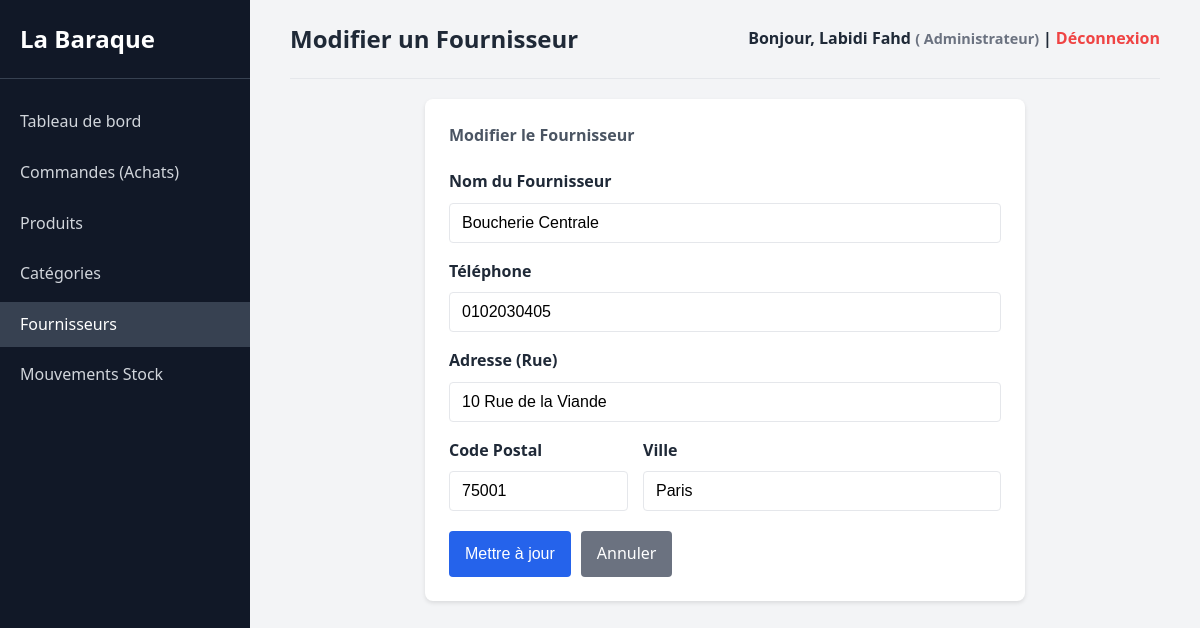
Page /index.php?controleur=fournisseur&action=edit&id=1 (signed in) on the committed database.
### tables this page shows
CREATE TABLE IF NOT EXISTS `fournisseurs` (
  `id_fourni` int(11) NOT NULL AUTO_INCREMENT,
  `nom_fourni` varchar(100) NOT NULL,
  `tel_fourni` varchar(20) DEFAULT NULL,
  `rue_fourni` varchar(150) DEFAULT NULL,
  `cp_fourni` varchar(10) DEFAULT NULL,
  `ville_fourni` varchar(100) DEFAULT NULL,
  PRIMARY KEY (`id_fourni`)
);

### controleurs/FournisseurController.php (called while the page is built, shortened)
<?php
require_once BASE_PATH . '/modeles/Fournisseur.php';
class FournisseurController
{
    private $fournisseurModel;
    public function __construct()
    {
        $this->fournisseurModel = new Fournisseur();
    }
    public function edit()
    {
        $id = $_GET['id'] ?? null;
        $fournisseur = $this->fournisseurModel->getById($id, 'id_fourni');
        require_once BASE_PATH . '/vues/fournisseurs/edit.php';
        require_once BASE_PATH . '/vues/layout.php';
    }
}
?>

### config/database.php (called while the page is built, shortened)
<?php
class Database
{
    private static $instance = null;
    private $conn;
    private function __construct()
    {
        try {
            $this->conn = new PDO("mysql:host=" . DB_HOST . ";dbname=" . DB_NAME . ";charset=utf8mb4", DB_USER, DB_PASS);
            $this->conn->setAttribute(PDO::ATTR_ERRMODE, PDO::ERRMODE_EXCEPTION);
            $this->conn->setAttribute(PDO::ATTR_DEFAULT_FETCH_MODE, PDO::FETCH_ASSOC);
            $this->conn->exec("SET NAMES utf8mb4");
        } catch (PDOException $e) {
            die("Erreur de connexion : " . $e->getMessage());
        }
    }
    public static function getInstance()
    {
        if (!self::$instance) {
            self::$instance = new Database();
        }
        return self::$instance;
    }
    public function getConnection()
    {
        return $this->conn;
    }
}
?>

### modeles/Model.php (called while the page is built, shortened)
<?php
require_once __DIR__ . '/../config/database.php';
abstract class Model
{
    protected $table;
    protected $db;
    public function __construct()
    {
        $this->db = Database::getInstance()->getConnection();
    }
    public function getById($id, $pk)
    {
        $stmt = $this->db->prepare("SELECT * FROM {$this->table} WHERE {$pk} = :id");
        $stmt->bindParam(':id', $id);
        $stmt->execute();
        return $stmt->fetch();
    }
}
?>

### modeles/Fournisseur.php (called while the page is built, shortened)
<?php
require_once __DIR__ . '/Model.php';
class Fournisseur extends Model
{
    public function __construct()
    {
        $this->table = 'fournisseurs';
    }
}
?>

### vues/fournisseurs/edit.php (the view)
<div class="card" style="max-width: 600px; margin: 0 auto;">
    <h3>Modifier le Fournisseur</h3>
    <form
        action="<?= BASE_URL ?>/index.php?controleur=fournisseur&action=update&id=<?= htmlspecialchars($fournisseur['id_fourni']) ?>"
        method="POST" style="margin-top: 20px;">
        <div class="form-group">
            <label for="nom_fourni">Nom du Fournisseur</label>
            <input type="text" id="nom_fourni" name="nom_fourni" class="form-control"
                value="<?= htmlspecialchars($fournisseur['nom_fourni']) ?>" required>
        </div>
        <div class="form-group">
            <label for="tel_fourni">Téléphone</label>
            <input type="text" id="tel_fourni" name="tel_fourni" class="form-control"
                value="<?= htmlspecialchars($fournisseur['tel_fourni']) ?>">
        </div>
        <div class="form-group">
            <label for="rue_fourni">Adresse (Rue)</label>
            <input type="text" id="rue_fourni" name="rue_fourni" class="form-control"
                value="<?= htmlspecialchars($fournisseur['rue_fourni']) ?>">
        </div>
        <div class="form-group" style="display: flex; gap: 15px;">
            <div style="flex: 1;">
                <label for="cp_fourni">Code Postal</label>
                <input type="text" id="cp_fourni" name="cp_fourni" class="form-control"
                    value="<?= htmlspecialchars($fournisseur['cp_fourni']) ?>">
            </div>
            <div style="flex: 2;">
                <label for="ville_fourni">Ville</label>
                <input type="text" id="ville_fourni" name="ville_fourni" class="form-control"
                    value="<?= htmlspecialchars($fournisseur['ville_fourni']) ?>">
            </div>
        </div>
        <div style="margin-top: 20px; display: flex; gap: 10px;">
            <button type="submit" class="btn">Mettre à jour</button>
            <a href="<?= BASE_URL ?>/index.php?controleur=fournisseur&action=index"
                class="btn btn-secondary">Annuler</a>
        </div>
    </form>
</div>

### assets/css/style.css (style rules this page uses)
:root { --primary-color: #2563eb; --primary-hover: #1d4ed8; --bg-color: #f3f4f6; --card-bg: #ffffff; --text-main: #1f2937; --text-muted: #4b5563; --border-color: #e5e7eb; --danger-bg: #fee2e2; --danger-text: #b91c1c; --danger-border: #f87171; }
* { box-sizing: border-box; margin: 0; padding: 0; }
body { font-family: 'Segoe UI', Tahoma, Geneva, Verdana, sans-serif; background-color: var(--bg-color); color: var(--text-main); line-height: 1.6; }
.form-group { margin-bottom: 16px; }
.form-group label { display: block; margin-bottom: 8px; font-weight: 600; }
.form-control { width: 100%; padding: 10px 12px; border: 1px solid var(--border-color); border-radius: 4px; font-size: 16px; transition: border-color 0.2s; }
.btn { display: inline-block; background-color: var(--primary-color); color: white; padding: 10px 16px; border: none; border-radius: 4px; cursor: pointer; font-size: 16px; text-decoration: none; text-align: center; transition: background-color 0.2s; }
.btn-secondary { background-color: #6b7280; }
.card { background-color: var(--card-bg); padding: 24px; border-radius: 8px; box-shadow: 0 2px 4px rgba(0,0,0,0.1); }
.card h3 { margin-bottom: 10px; color: var(--text-muted); font-size: 16px; }

### rows in the picture
fournisseurs: nom_fourni "Boucherie Centrale", tel_fourni "0102030405", rue_fourni "10 Rue de la Viande", cp_fourni "75001", ville_fourni "Paris"

### other values in the picture
$pageTitle "Modifier un Fournisseur"
$_SESSION['user_nom'] "Labidi Fahd"
$_SESSION['user_role'] "Administrateur"
